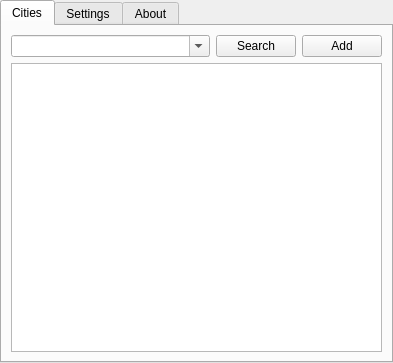
<?xml version="1.0" encoding="UTF-8"?>
<ui version="4.0">
 <class>WSettingsClass</class>
 <widget class="QWidget" name="WSettingsClass">
  <property name="geometry">
   <rect>
    <x>0</x>
    <y>0</y>
    <width>393</width>
    <height>363</height>
   </rect>
  </property>
  <property name="windowTitle">
   <string>Settings</string>
  </property>
  <layout class="QGridLayout" name="gridLayout_3">
   <property name="margin">
    <number>0</number>
   </property>
   <item row="0" column="0">
    <widget class="QTabWidget" name="tabWidget">
     <property name="currentIndex">
      <number>0</number>
     </property>
     <widget class="QWidget" name="citiesTab">
      <attribute name="title">
       <string>Cities</string>
      </attribute>
      <layout class="QGridLayout" name="gridLayout">
       <item row="0" column="0" colspan="5">
        <widget class="QComboBox" name="searchEdit">
         <property name="editable">
          <bool>true</bool>
         </property>
        </widget>
       </item>
       <item row="2" column="0" colspan="7">
        <widget class="QListWidget" name="citiesList"/>
       </item>
       <item row="0" column="5">
        <widget class="QPushButton" name="searchButton">
         <property name="text">
          <string>Search</string>
         </property>
        </widget>
       </item>
       <item row="0" column="6">
        <widget class="QPushButton" name="addButton">
         <property name="text">
          <string>Add</string>
         </property>
        </widget>
       </item>
      </layout>
     </widget>
     <widget class="QWidget" name="settingsTab">
      <attribute name="title">
       <string>Settings</string>
      </attribute>
      <layout class="QFormLayout" name="formLayout">
       <item row="0" column="0">
        <widget class="QLabel" name="label">
         <property name="text">
          <string>Theme name:</string>
         </property>
        </widget>
       </item>
       <item row="0" column="1">
        <widget class="QComboBox" name="themeNameBox">
         <property name="sizePolicy">
          <sizepolicy hsizetype="MinimumExpanding" vsizetype="Fixed">
           <horstretch>0</horstretch>
           <verstretch>0</verstretch>
          </sizepolicy>
         </property>
        </widget>
       </item>
       <item row="1" column="1">
        <widget class="QSpinBox" name="intervalBox">
         <property name="suffix">
          <string>min.</string>
         </property>
         <property name="minimum">
          <number>25</number>
         </property>
         <property name="maximum">
          <number>3600</number>
         </property>
        </widget>
       </item>
       <item row="1" column="0">
        <widget class="QLabel" name="intervalLabel">
         <property name="text">
          <string>Refresh period:</string>
         </property>
        </widget>
       </item>
       <item row="2" column="0" colspan="2">
        <widget class="QCheckBox" name="showStatusBox">
         <property name="text">
          <string>Show weather in the status row</string>
         </property>
         <property name="checked">
          <bool>true</bool>
         </property>
        </widget>
       </item>
      </layout>
     </widget>
     <widget class="QWidget" name="aboutTab">
      <attribute name="title">
       <string>About</string>
      </attribute>
      <layout class="QGridLayout" name="gridLayout_2">
       <item row="0" column="0">
        <widget class="QLabel" name="labelAbout">
         <property name="text">
          <string>&lt;!DOCTYPE HTML PUBLIC &quot;-//W3C//DTD HTML 4.0//EN&quot; &quot;http://www.w3.org/TR/REC-html40/strict.dtd&quot;&gt;
&lt;html&gt;&lt;head&gt;&lt;meta name=&quot;qrichtext&quot; content=&quot;1&quot; /&gt;&lt;style type=&quot;text/css&quot;&gt;
p, li { white-space: pre-wrap; }
&lt;/style&gt;&lt;/head&gt;&lt;body style=&quot; font-family:'MS Shell Dlg 2'; font-size:8.25pt; font-weight:400; font-style:normal;&quot;&gt;
&lt;p align=&quot;center&quot; style=&quot; margin-top:0px; margin-bottom:0px; margin-left:0px; margin-right:0px; -qt-block-indent:0; text-indent:0px;&quot;&gt;&lt;img src=&quot;:/icons/weather_big.png&quot; /&gt;&lt;/p&gt;
&lt;p align=&quot;center&quot; style=&quot; margin-top:0px; margin-bottom:0px; margin-left:0px; margin-right:0px; -qt-block-indent:0; text-indent:0px;&quot;&gt;&lt;span style=&quot; font-family:'Bitstream Vera Sans'; font-size:10pt; font-weight:600;&quot;&gt;Weather qutIM plugin&lt;/span&gt;&lt;/p&gt;
&lt;p align=&quot;center&quot; style=&quot; margin-top:0px; margin-bottom:0px; margin-left:0px; margin-right:0px; -qt-block-indent:0; text-indent:0px;&quot;&gt;&lt;span style=&quot; font-family:'Bitstream Vera Sans'; font-size:10pt;&quot;&gt;v0.2.0&lt;/span&gt;&lt;/p&gt;
&lt;p align=&quot;center&quot; style=&quot;-qt-paragraph-type:empty; margin-top:0px; margin-bottom:0px; margin-left:0px; margin-right:0px; -qt-block-indent:0; text-indent:0px; font-family:'Bitstream Vera Sans'; font-size:10pt;&quot;&gt;&lt;/p&gt;
&lt;p align=&quot;center&quot; style=&quot; margin-top:0px; margin-bottom:0px; margin-left:0px; margin-right:0px; -qt-block-indent:0; text-indent:0px;&quot;&gt;&lt;span style=&quot; font-family:'Bitstream Vera Sans'; font-size:10pt; font-weight:600;&quot;&gt;Author: &lt;/span&gt;&lt;/p&gt;
&lt;p align=&quot;center&quot; style=&quot; margin-top:0px; margin-bottom:0px; margin-left:0px; margin-right:0px; -qt-block-indent:0; text-indent:0px;&quot;&gt;&lt;span style=&quot; font-family:'Bitstream Vera Sans'; font-size:10pt;&quot;&gt;Nikita Belov&lt;/span&gt;&lt;/p&gt;
&lt;p align=&quot;center&quot; style=&quot; margin-top:0px; margin-bottom:0px; margin-left:0px; margin-right:0px; -qt-block-indent:0; text-indent:0px;&quot;&gt;&lt;a href=&quot;mailto:null@deltaz.org&quot;&gt;&lt;span style=&quot; font-family:'Bitstream Vera Sans'; font-size:10pt; text-decoration: underline; color:#0000ff;&quot;&gt;null@deltaz.org&lt;/span&gt;&lt;/a&gt;&lt;/p&gt;
&lt;p align=&quot;center&quot; style=&quot;-qt-paragraph-type:empty; margin-top:0px; margin-bottom:0px; margin-left:0px; margin-right:0px; -qt-block-indent:0; text-indent:0px; font-family:'Bitstream Vera Sans'; font-size:10pt; text-decoration: underline; color:#000000;&quot;&gt;&lt;/p&gt;
&lt;p align=&quot;center&quot; style=&quot;-qt-paragraph-type:empty; margin-top:0px; margin-bottom:0px; margin-left:0px; margin-right:0px; -qt-block-indent:0; text-indent:0px; font-family:'Bitstream Vera Sans'; font-size:10pt; text-decoration: underline; color:#000000;&quot;&gt;&lt;/p&gt;
&lt;p align=&quot;center&quot; style=&quot; margin-top:0px; margin-bottom:0px; margin-left:0px; margin-right:0px; -qt-block-indent:0; text-indent:0px;&quot;&gt;&lt;span style=&quot; font-family:'Bitstream Vera Sans'; font-size:10pt; color:#000000;&quot;&gt;(c) 2008-2010&lt;/span&gt;&lt;/p&gt;&lt;/body&gt;&lt;/html&gt;</string>
         </property>
         <property name="wordWrap">
          <bool>true</bool>
         </property>
        </widget>
       </item>
      </layout>
     </widget>
    </widget>
   </item>
  </layout>
 </widget>
 <resources/>
 <connections/>
 <slots>
  <slot>testclick()</slot>
 </slots>
</ui>
